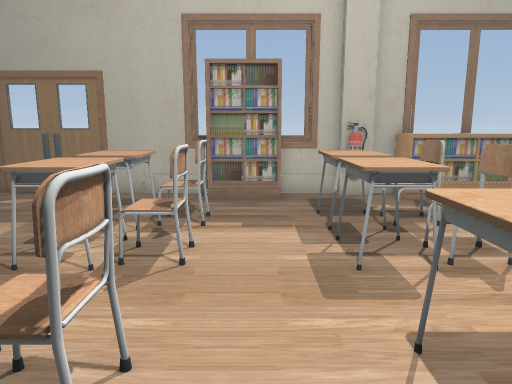
[1] (above)

16 first-person views from a walk through a 3-D level made in the Unity game engine. The camera is 1.2 m above the floor, tilts 10° down and sees 70° across. The floor is counted in squares, 0.5 m on a side. Each view is taken from the middle of a square. On the plan, view 1 faces up. The plan holds only what a view shows up to about 20 squares ahead; the rest is blank. The player character is not drawn. Some surface patterns are stand-ins.

[2]
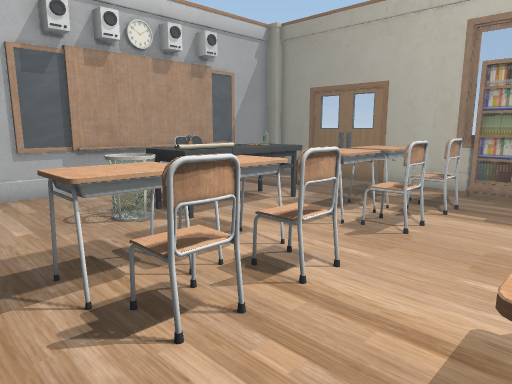

[3]
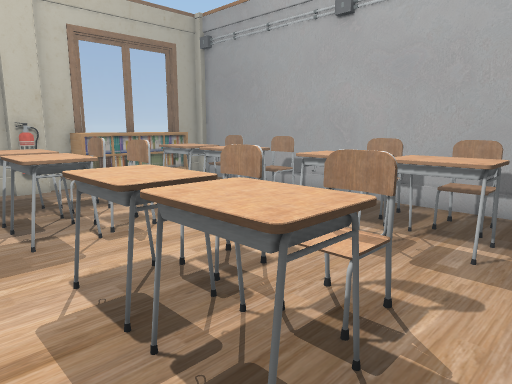

[4]
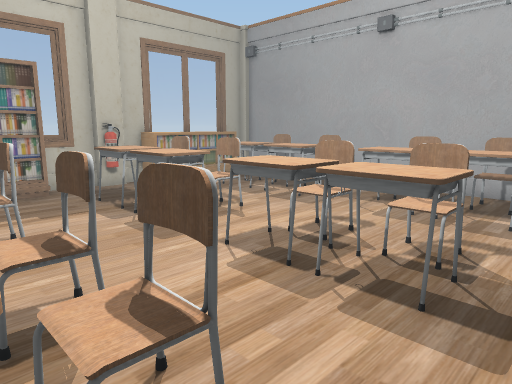

[5]
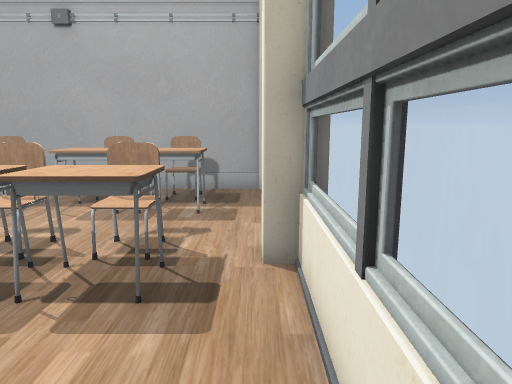

[6]
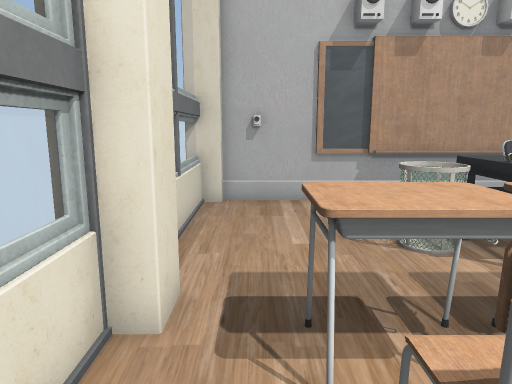

[7]
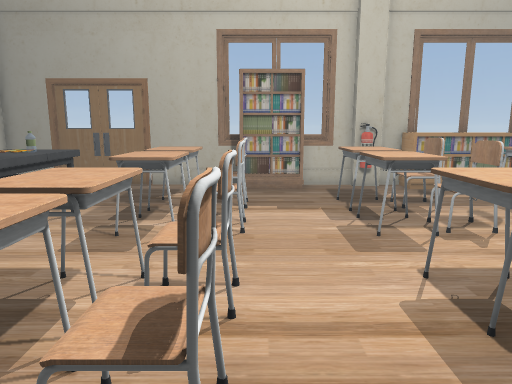

[8]
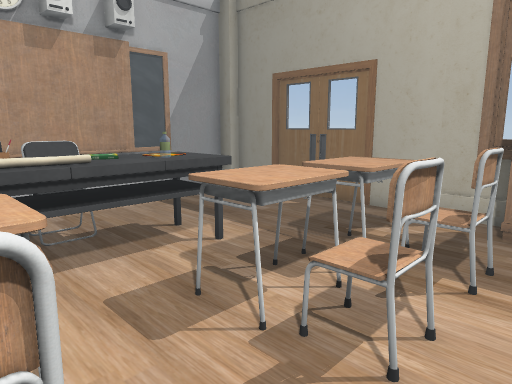

[9]
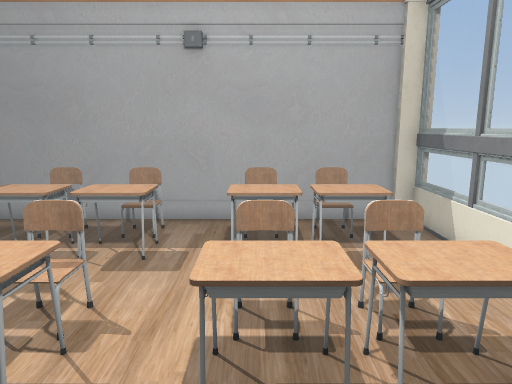

[10]
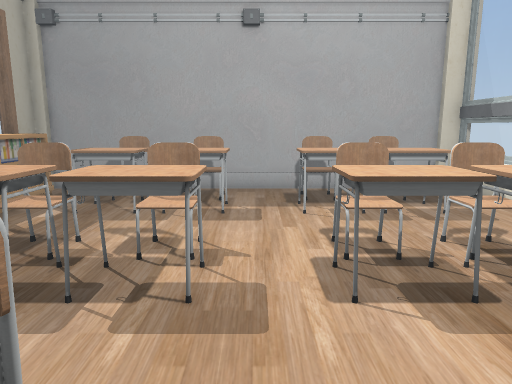

[11]
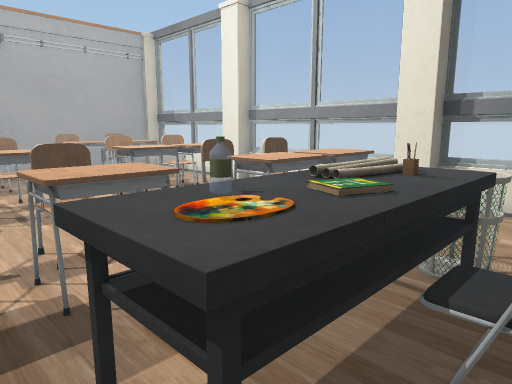

[12]
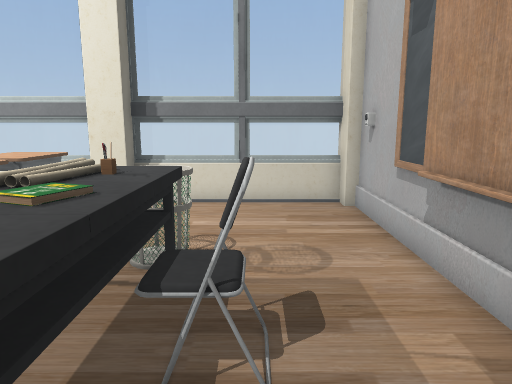

[13]
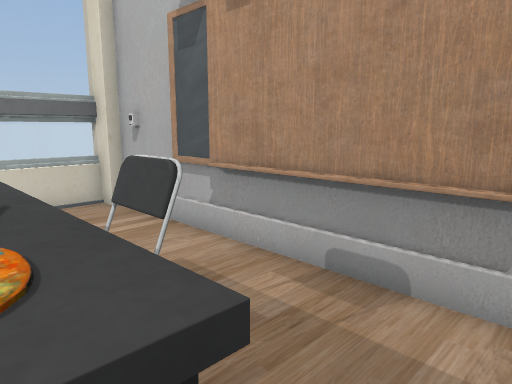

[14]
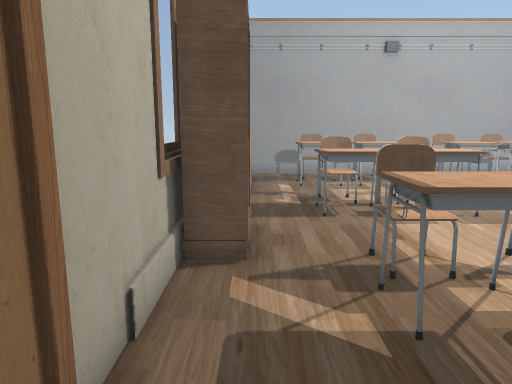

[15]
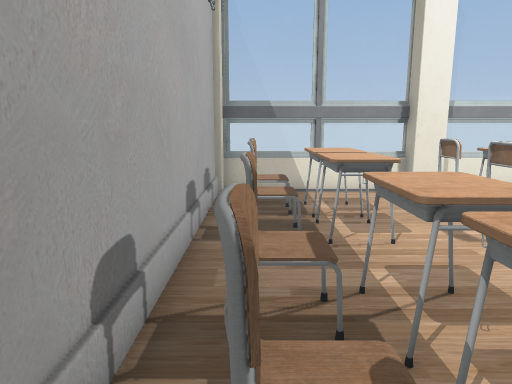

[16]
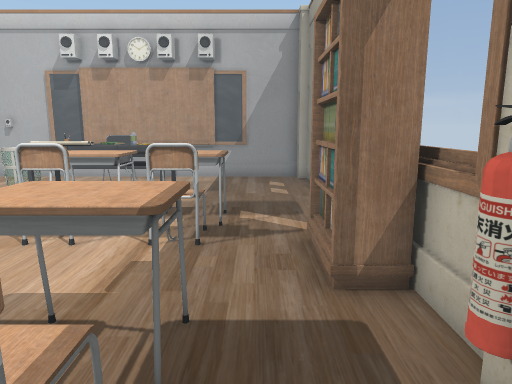

### Floor plan
Key: @ floor where view 1 was taken; # wall or solid block; . main floor; : floor 0.5 m higher than the main floor; = window, fence, low wall or low ledge; O other object.
Columns run from 13 left of view 1 to 11 right of it. Each row starts with its distance up from view 1.
 14          ################
 13  ##########OO O###OOOOOO#
 12  #..........OOO...OOOOOO#
 11  #......................#
 10  #.......OO.O..OO...OO..#
  9  #.......OOOO..OOOO.OO O#
  8  #...=#=.OO....OO...OO..#
  7  #...#O=.OOOO..OOOO.OOOO#
  6  #..O#O=.OO.O..OO...OO..#
  5  #..O:O#................#
  4  #...#O#.OO....OO...OO..#
  3  #...OO#.OO:O..OOOO.OO O#
  2  #...OO..OO....OO...OO..#
  1  #.......OOOO..OOOO.OO O#
  0  #.......OO.O@.OOO..OO O#
 -1  #......................#
 -2  #......OO......#O......#
 -3 OO======O#======#O======#

Where each view was taken, in squares from view 1:
view 1: 0 up, 0 right, facing up
view 2: 2 down, 2 right, facing up-left
view 3: 2 down, 0 right, facing up-right
view 4: 2 down, 3 left, facing up-right
view 5: 2 down, 3 left, facing right
view 6: 1 down, 0 right, facing left
view 7: 2 down, 1 left, facing up
view 8: 3 up, 0 right, facing up-left
view 9: 3 up, 2 left, facing right
view 10: 5 up, 3 left, facing right
view 11: 9 up, 9 left, facing down-right
view 12: 9 up, 9 left, facing down
view 13: 9 up, 7 left, facing down-left
view 14: 12 up, 8 left, facing right
view 15: 11 up, 10 right, facing down
view 16: 11 up, 6 right, facing left
